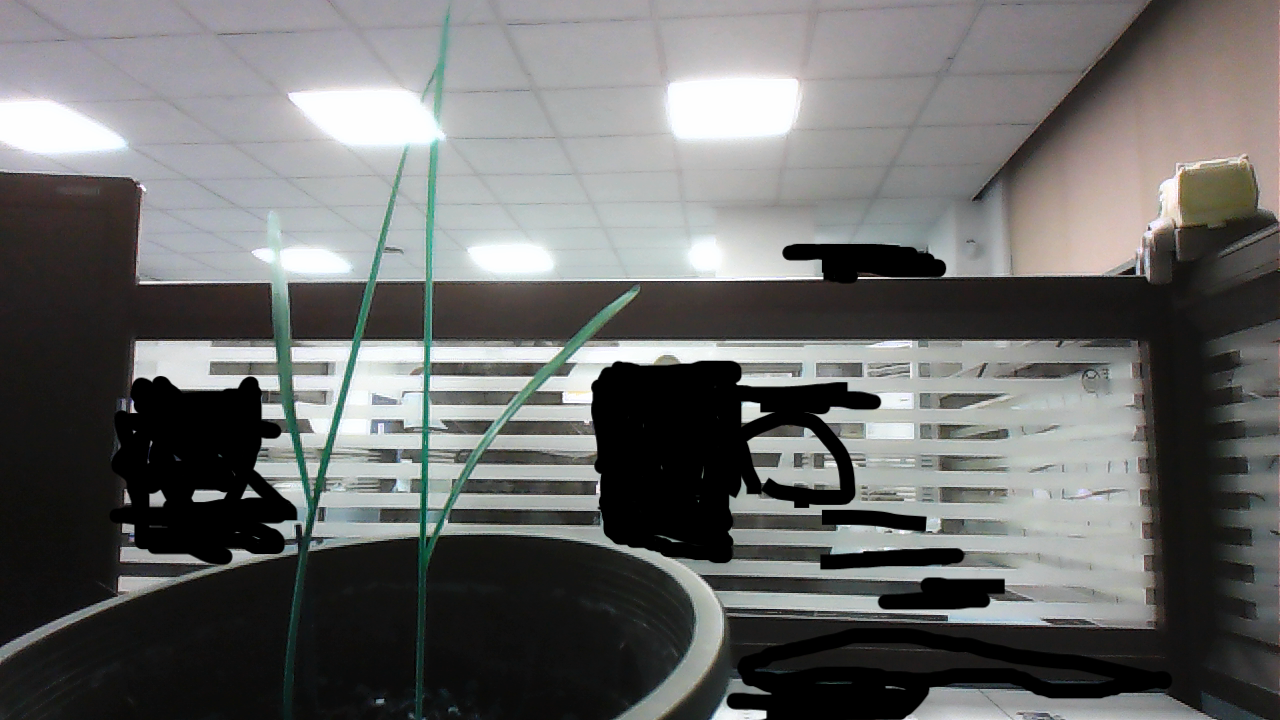
#> input picture color_image.png, 1280 x 720 px
$ python find_HSV.py
#> lines starting #> are read from the running program, lines starting #| are printed output that depends on the picture; after the words box and inside, x2 and y2 are one past the last pixel; in counts of white or black regions, pixels touching at a corner belong together
import cv2
import numpy as np

# 加载图像
image_path = "color_image.png"
image = cv2.imread(image_path)
#> image is the input picture: shape (720, 1280, 3); mean B, G, R 105.3, 106.3, 105.7
image_hsv = cv2.cvtColor(image, cv2.COLOR_BGR2HSV)
#> image_hsv: shape (720, 1280, 3); mean H, S, V 54.7, 20.2, 109.3

# 创建窗口
cv2.namedWindow('Segmented Image')


#
# 定义绿色范围的阈值
# lower_green = np.array([0, 0, 0])
# upper_green = np.array([129, 62, 255])
# lower_green = np.array([127, 63, 0])
# upper_green = np.array([179, 255, 255])
# 定义回调函数
def nothing(x):
    pass


# 创建trackbars来调整HSV的上下限
cv2.createTrackbar('H Lower', 'Segmented Image', 0, 179, nothing)
#> slider 'H Lower' is set to 35
cv2.createTrackbar('S Lower', 'Segmented Image', 0, 255, nothing)
#> slider 'S Lower' is set to 51
cv2.createTrackbar('V Lower', 'Segmented Image', 0, 255, nothing)
#> slider 'V Lower' is set to 51
cv2.createTrackbar('H Upper', 'Segmented Image', 179, 179, nothing)
cv2.createTrackbar('S Upper', 'Segmented Image', 255, 255, nothing)
cv2.createTrackbar('V Upper', 'Segmented Image', 255, 255, nothing)

while True:
    # 获取当前的trackbar位置
    h_lower = cv2.getTrackbarPos('H Lower', 'Segmented Image')
    s_lower = cv2.getTrackbarPos('S Lower', 'Segmented Image')
    v_lower = cv2.getTrackbarPos('V Lower', 'Segmented Image')
    h_upper = cv2.getTrackbarPos('H Upper', 'Segmented Image')
    s_upper = cv2.getTrackbarPos('S Upper', 'Segmented Image')
    v_upper = cv2.getTrackbarPos('V Upper', 'Segmented Image')

    # 定义HSV的上下限
    lower_bound = np.array([h_lower, s_lower, v_lower])
    upper_bound = np.array([h_upper, s_upper, v_upper])

    # 创建掩码
    mask = cv2.inRange(image_hsv, lower_bound, upper_bound)
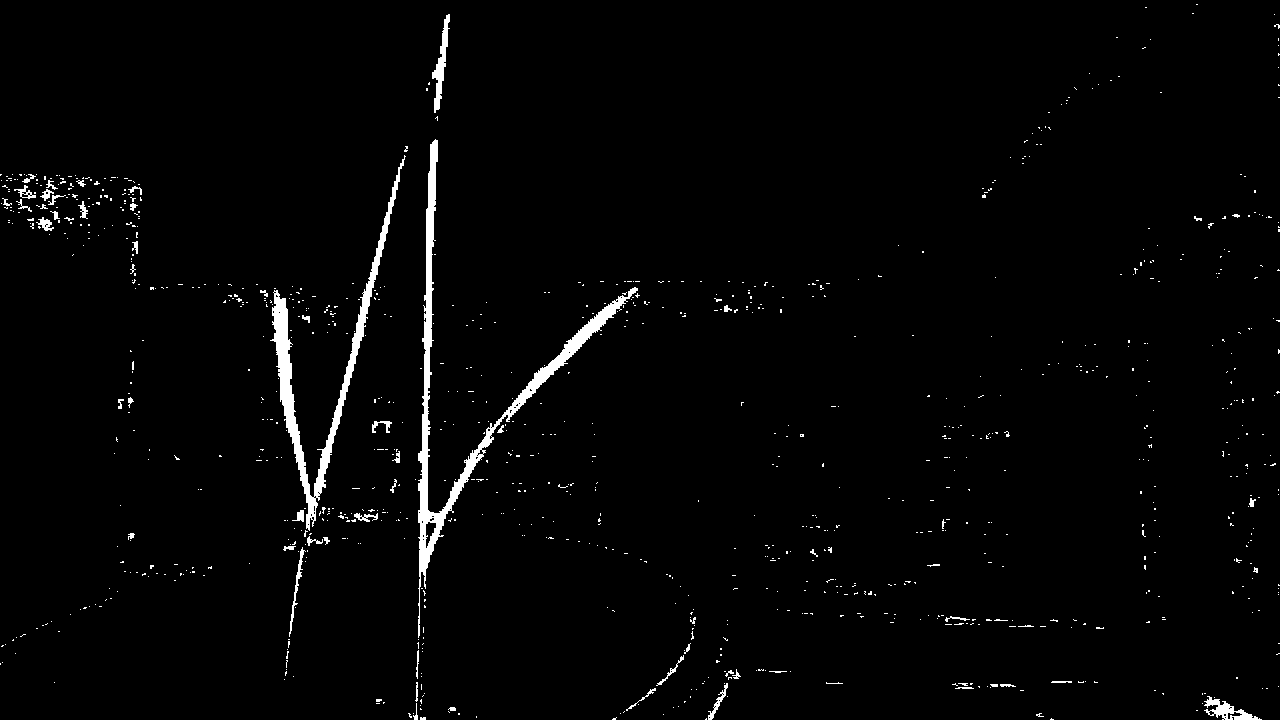
#> mask: shape (720, 1280); 2% white; 1005 white regions (948 under 20 px), largest, box (x1, y1, x2, y2) and area: (418, 139, 638, 638) 6387, (270, 155, 406, 531) 4792, (432, 14, 450, 113) 624
    result = cv2.bitwise_and(image, image, mask=mask)
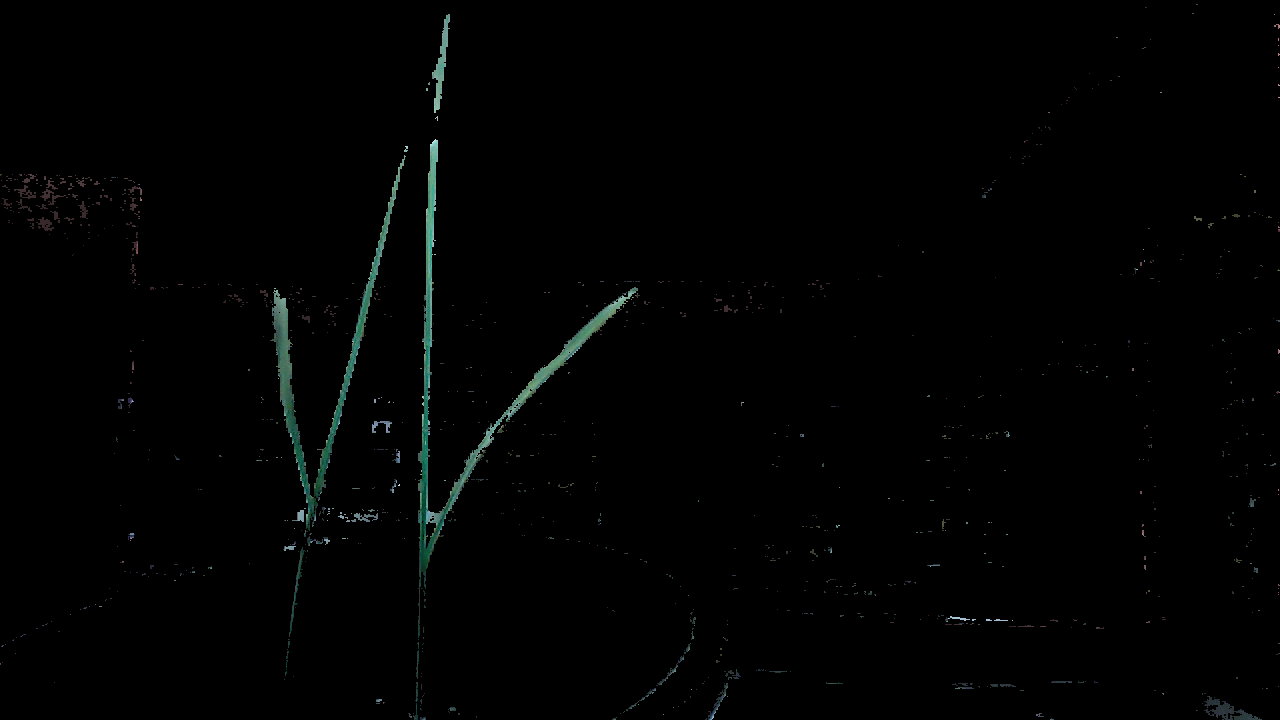
#> result: shape (720, 1280, 3); mean B, G, R 1.9, 2.1, 1.4

    # 显示结果
    cv2.imshow('Segmented Image', result)

    # 按下'Esc'键退出
    if cv2.waitKey(1) & 0xFF == 27:
#> (key Esc is pressed here)
        break

# 销毁所有窗口
cv2.destroyAllWindows()

$ run again, with 01_colors_image_7.png copied over color_image.png
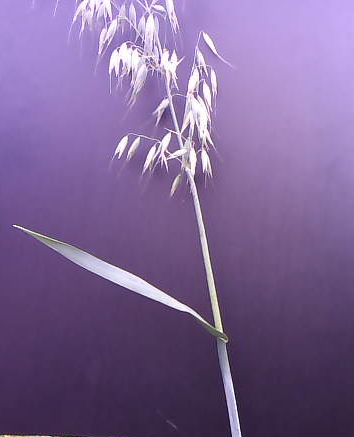
#> input picture 01_colors_image_7.png, 354 x 437 px
#> image is the input picture: shape (437, 354, 3); mean B, G, R 147.7, 100.2, 124.5
#> image_hsv: shape (437, 354, 3); mean H, S, V 135.3, 88.9, 147.9
#> `mask = cv2.inRange(image_hsv, lower_bound, upper_bound)`:
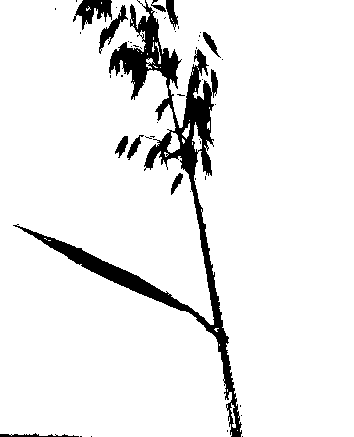
#> mask: shape (437, 354); 92.2% white; 47 black regions (37 under 20 px), largest, box (x1, y1, x2, y2) and area: (13, 0, 242, 437) 10014, (73, 0, 112, 30) 595, (99, 5, 128, 54) 374
#> `result = cv2.bitwise_and(image, image, mask=mask)`:
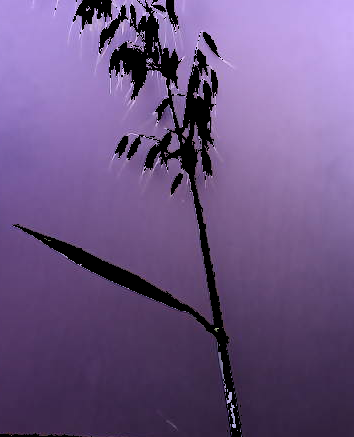
#> result: shape (437, 354, 3); mean B, G, R 130.9, 84.8, 108.3
